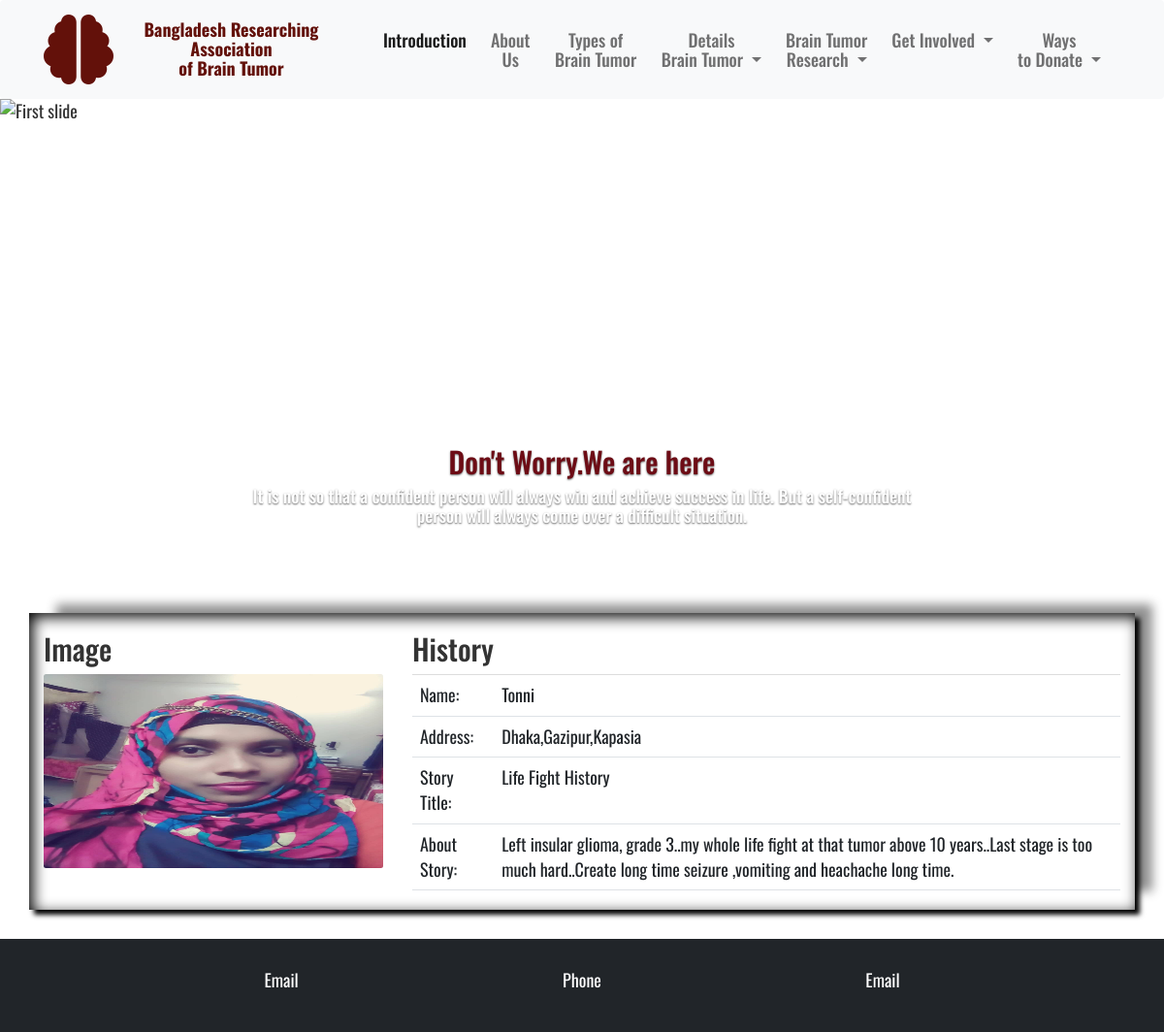
Screenshot of /showstory/5 with the database file from the repository.
### brain/models.py (models this page shows)
class Story(models.Model):
    firstname=models.CharField(max_length=100)
    lastname=models.CharField(max_length=100)
    type=models.CharField(max_length=200)
    storytitle=models.CharField(max_length=400)
    story=models.CharField(max_length=1000)
    patient_img=models.ImageField(upload_to=patientimg, null=True, blank=True )
    email=models.EmailField()
    address=models.CharField(max_length=200)
    hospital_name=models.CharField(max_length=200, default='')
    class Meta:
        verbose_name = "Story"
        verbose_name_plural = "Story"

### brain/views.py (the view)
# urls.py: path('showstory/<str:pk>', views.showstory, name='showstory'),
def showstory(request, pk):
    showall=Story.objects.get(id=pk)
    context={'showall':showall, }
    return render(request, 'showstory.html', context)

### showstory.html (shortened to what this page needs)
{% extends 'index.html' %}
{% load static %}
{% block storydetails %}
<div class="content mt-5 mb-5">
<div class="container mt-5 mb-5">
<div class="row" id="shadoow">
<div class="col-md-4 ">
<h2>Image</h2>
<img src="{{ showall.patient_img.url }}"  alt="Category image" class="rounded" width="100%" height="200px">
</div>
<div class="col-md-8 ">
  <h2>History</h2>
    <table class="table table-hover">
        <tbody>
          <tr>
            <td>Name:</td>
            <td>{{showall.lastname}}</td>
          </tr>
          <tr>
            <td>Address:</td>
            <td>{{showall.address}}</td>
          </tr>
          <tr>
            <td>Story Title:</td>
            <td>{{showall.storytitle}}</td>
          </tr>
          <tr>
            <td>About Story:</td>
            <td>{{showall.story}}</td>
          </tr>
        </tbody>
    </table>
</div>
</div>
</div>
</div>
{% endblock storydetails %}

### static/css/base.css (style rules this page uses)
* { font-family: 'Bebas Neue', cursive; font-family: 'Oswald', sans-serif; font-size: large; }

### static/css/secondstyle.css (style rules this page uses)
#shadoow { -webkit-box-shadow: 5px 5px 5px 0px #000000, inset 4px 4px 15px 0px #000000, 23px -14px 10px -5px rgba(0, 0, 0, 0.43); box-shadow: 5px 5px 5px 0px #000000, inset 4px 4px 15px 0px #000000, 23px -14px 10px -5px rgba(0, 0, 0, 0.43); }

### rows the page displays
Story: patient_img (picture), lastname "Tonni", address "Dhaka,Gazipur,Kapasia", storytitle "Life Fight History", story "Left insular glioma, grade 3..my whole life fight at that tumor above 10 years..Last stage is too much hard..Create long time seizure ,vomiting and heachache long time."
